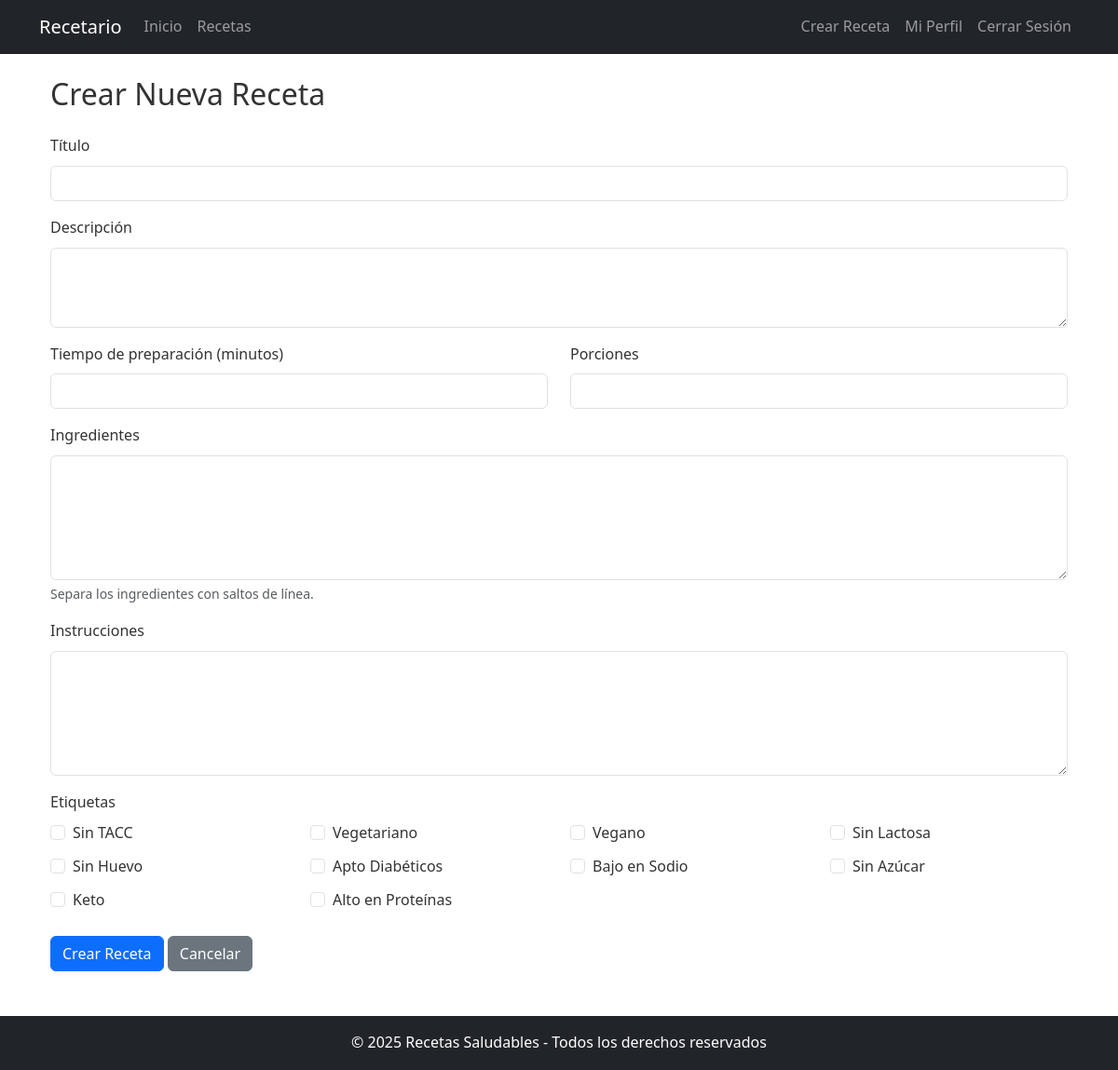
Page /crear-receta (signed in) on the earlier database version.
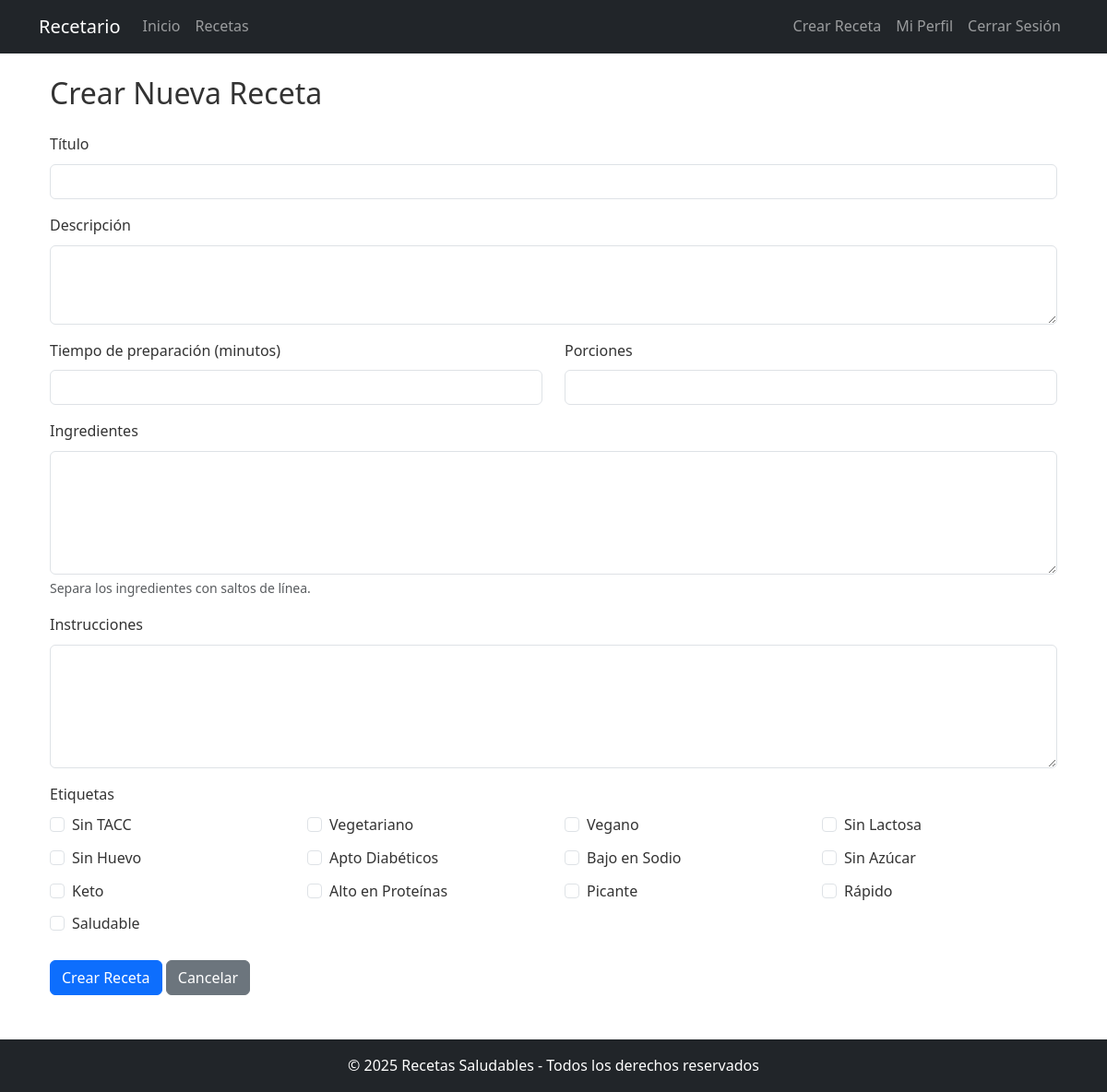
Same page on the later database version.
### tables this page shows
CREATE TABLE etiquetas (
                id_etiqueta INTEGER PRIMARY KEY AUTOINCREMENT,
                nombre TEXT UNIQUE NOT NULL
            );

### app.py (the view, shortened to what this page needs)
@app.route('/crear-receta', methods=['GET', 'POST'])
@login_required
def crear_receta():
    with get_db_connection() as db:
        etiquetas = db.obtener_todas_etiquetas()
    return render_template('crear_receta.html', etiquetas=etiquetas)

### app.py (called while the page is built)
def get_db_connection():
    return Conexion("base_datos/recetas.db")

def login_required(f):
    @wraps(f)
    def decorated_function(*args, **kwargs):
        if 'user_id' not in session:
            flash('Por favor inicia sesión para acceder a esta página', 'warning')
            return redirect(url_for('iniciar_sesion', next=request.url))
        return f(*args, **kwargs)
    return decorated_function

### base_datos/conexion.py (called while the page is built)
    def cerrar_conexion(self):
        try:
            if self.conexion:
                self.cursor.close()
                self.conexion.close()
        except Exception as e:
            print(f"Error al cerrar la conexión: {e}")

    def __enter__(self):
        return self

    def __exit__(self, exc_type, exc_val, exc_tb):
        self.cerrar_conexion()

    def obtener_todas_etiquetas(self):
        self.cursor.execute("SELECT * FROM etiquetas")
        return [dict(row) for row in self.cursor.fetchall()]

### templates/crear_receta.html
{% extends "base.html" %}
{% block content %}
<div class="container mt-4">
    <h2>Crear Nueva Receta</h2>
    <form method="POST" class="mt-4">
        <div class="mb-3">
            <label for="titulo" class="form-label">Título</label>
            <input type="text" class="form-control" id="titulo" name="titulo" required>
        </div>
        <div class="mb-3">
            <label for="descripcion" class="form-label">Descripción</label>
            <textarea class="form-control" id="descripcion" name="descripcion" rows="3" required></textarea>
        </div>
        <div class="row">
            <div class="col-md-6 mb-3">
                <label for="tiempo_preparacion" class="form-label">Tiempo de preparación (minutos)</label>
                <input type="number" class="form-control" id="tiempo_preparacion" name="tiempo_preparacion" required>
            </div>
            <div class="col-md-6 mb-3">
                <label for="porciones" class="form-label">Porciones</label>
                <input type="number" class="form-control" id="porciones" name="porciones" required>
            </div>
        </div>
        <div class="mb-3">
            <label for="ingredientes" class="form-label">Ingredientes</label>
            <textarea class="form-control" id="ingredientes" name="ingredientes" rows="5" required></textarea>
            <div class="form-text">Separa los ingredientes con saltos de línea.</div>
        </div>
        <div class="mb-3">
            <label for="instrucciones" class="form-label">Instrucciones</label>
            <textarea class="form-control" id="instrucciones" name="instrucciones" rows="5" required></textarea>
        </div>
        <div class="mb-3">
            <label class="form-label">Etiquetas</label>
            <div class="row">
                {% for etiqueta in etiquetas %}
                <div class="col-md-3 mb-2">
                    <div class="form-check">
                        <input class="form-check-input" type="checkbox" name="etiquetas" value="{{ etiqueta.id_etiqueta }}" id="etiqueta{{ etiqueta.id_etiqueta }}">
                        <label class="form-check-label" for="etiqueta{{ etiqueta.id_etiqueta }}">
                            {{ etiqueta.nombre }}
                        </label>
                    </div>
                </div>
                {% endfor %}
            </div>
        </div>
        <button type="submit" class="btn btn-primary">Crear Receta</button>
        <a href="{{ url_for('index') }}" class="btn btn-secondary">Cancelar</a>
    </form>
</div>
{% endblock %}

### templates/base.html (shortened to what this page needs)
<!DOCTYPE html>
<html lang="es">
<head>
    <link href="https://cdn.jsdelivr.net/npm/bootstrap@5.3.0/dist/css/bootstrap.min.css" rel="stylesheet">
    <link href="https://cdn.jsdelivr.net/npm/bootstrap-icons@1.8.1/font/bootstrap-icons.css" rel="stylesheet">
    <link href="https://cdnjs.cloudflare.com/ajax/libs/font-awesome/6.0.0/css/all.min.css" rel="stylesheet">
    <link rel="stylesheet" href="{{ url_for('static', filename='css/auth.css') }}">
    <link rel="stylesheet" href="{{ url_for('static', filename='css/landing.css') }}">
</head>
<body>
    <nav class="navbar navbar-expand-lg navbar-dark bg-dark">
        <div class="container">
            <a class="navbar-brand" href="{{ url_for('index') }}">Recetario</a>
            <div class="collapse navbar-collapse" id="navbarNav">
                <ul class="navbar-nav me-auto">
                    <li class="nav-item">
                        <a class="nav-link" href="{{ url_for('index') }}">Inicio</a>
                    </li>
                    <li class="nav-item">
                        <a class="nav-link" href="{{ url_for('ver_recetas') }}">Recetas</a>
                    </li>
                </ul>
                <ul class="navbar-nav">
                    {% if 'user_id' in session %}
                    <li class="nav-item">
                        <a class="nav-link" href="{{ url_for('crear_receta') }}">Crear Receta</a>
                    </li>
                    <li class="nav-item">
                        <a class="nav-link" href="{{ url_for('perfil') }}">Mi Perfil</a>
                    </li>
                    <li class="nav-item">
                        <a class="nav-link" href="{{ url_for('cerrar_sesion') }}">Cerrar Sesión</a>
                    </li>
                    {% endif %}
                </ul>
            </div>
        </div>
    </nav>
    <main class="container my-4">
        {% block content %}{% endblock %}
    </main>
    <footer class="bg-dark text-white text-center py-3 mt-5">
        <div class="container">
            <p class="mb-0">© 2025 Recetas Saludables - Todos los derechos reservados</p>
        </div>
    </footer>
</body>
</html>

### static/landing.css (style rules this page uses)
body { font-family: 'Segoe UI', Tahoma, Geneva, Verdana, sans-serif; color: #333; line-height: 1.6; }
footer { margin-top: 4rem; padding: 2rem 0; background-color: #212529; color: white; }
a { transition: color 0.3s; }

Differences in the rows shown:
added etiquetas: nombre "Picante"
added etiquetas: nombre "Rápido"
added etiquetas: nombre "Saludable"
